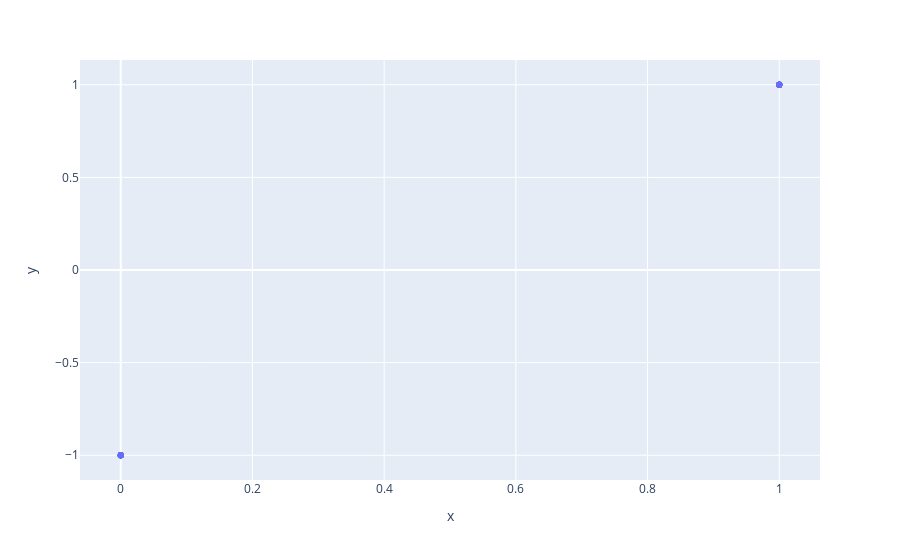

Here is the notebook cell this chart was saved with:
### Code cell
nw_estimator_sampler = nw_diffusion_local_poly(PRNGKey(42), data, schedule, 1, log_gaussian_kernel, log_gaussian_kernel,
                                                    1, 1, 64)
plot_samples_scatter(jax.vmap(nw_estimator_sampler, in_axes=(0,0,None))(data.cond[:,0], data.value, 1))

### Figure 1 — Plotly figure (JSON) as saved in the notebook; plotly's stock layout.template omitted (floating-point values rounded to 4 significant figures)
{"data": [{"hovertemplate": "x=%{x}<br>y=%{y}<extra></extra>", "legendgroup": "", "marker": {"color": "#636efa", "opacity": 0.5, "symbol": "circle"}, "mode": "markers", "name": "", "orientation": "v", "showlegend": false, "type": "scatter", "x": [0, 1, 0, 0, 1, 0, 1, 0, 0, 0, 1, 1, 1, 1, 0, 1, 0, 0, 0, 0, 1, 0, 1, 1, 0, 1, 1, 0, 0, 0, 1, 0, 1, 1, 0, 1, 1, 0, 1, 0, 1, 1, 0, 1, 1, 0, 1, 0, 1, 0, 1, 0, 1, 0, 1, 0, 1, 0, 0, 0, 0, 1, 1, 0], "xaxis": "x", "y": [-1.0, 1.0, -1.0, -1.0, 1.0, -1.0, 1.0, -1.0, -1.0, -1.0, 1.0, 1.0, 1.0, 1.0, -1.0, 1.0, -1.0, -1.0, -1.0, -1.0, 1.0, -1.0, 1.0, 1.0, -1.0, 1.0, 1.0, -1.0, -1.0, -1.0, 1.0, -1.0, 1.0, 1.0, -1.0, 1.0, 1.0, -1.0, 1.0, -1.0, 1.0, 1.0, -1.0, 1.0, 1.0, -1.0, 1.0, -1.0, 1.0, -1.0, 1.0, -1.0, 1.0, -1.0, 1.0, -1.0, 1.0, -1.0, -1.0, -1.0, -1.0, 1.0, 1.0, -1.0], "yaxis": "y"}], "layout": {"autosize": true, "legend": {"tracegroupgap": 0}, "margin": {"t": 60}, "xaxis": {"anchor": "y", "autorange": true, "domain": [0, 1], "range": [-0.05944, 1.059], "title": {"text": "x"}, "type": "linear"}, "yaxis": {"anchor": "x", "autorange": true, "domain": [0, 1], "range": [-1.155, 1.155], "title": {"text": "y"}, "type": "linear"}}}
